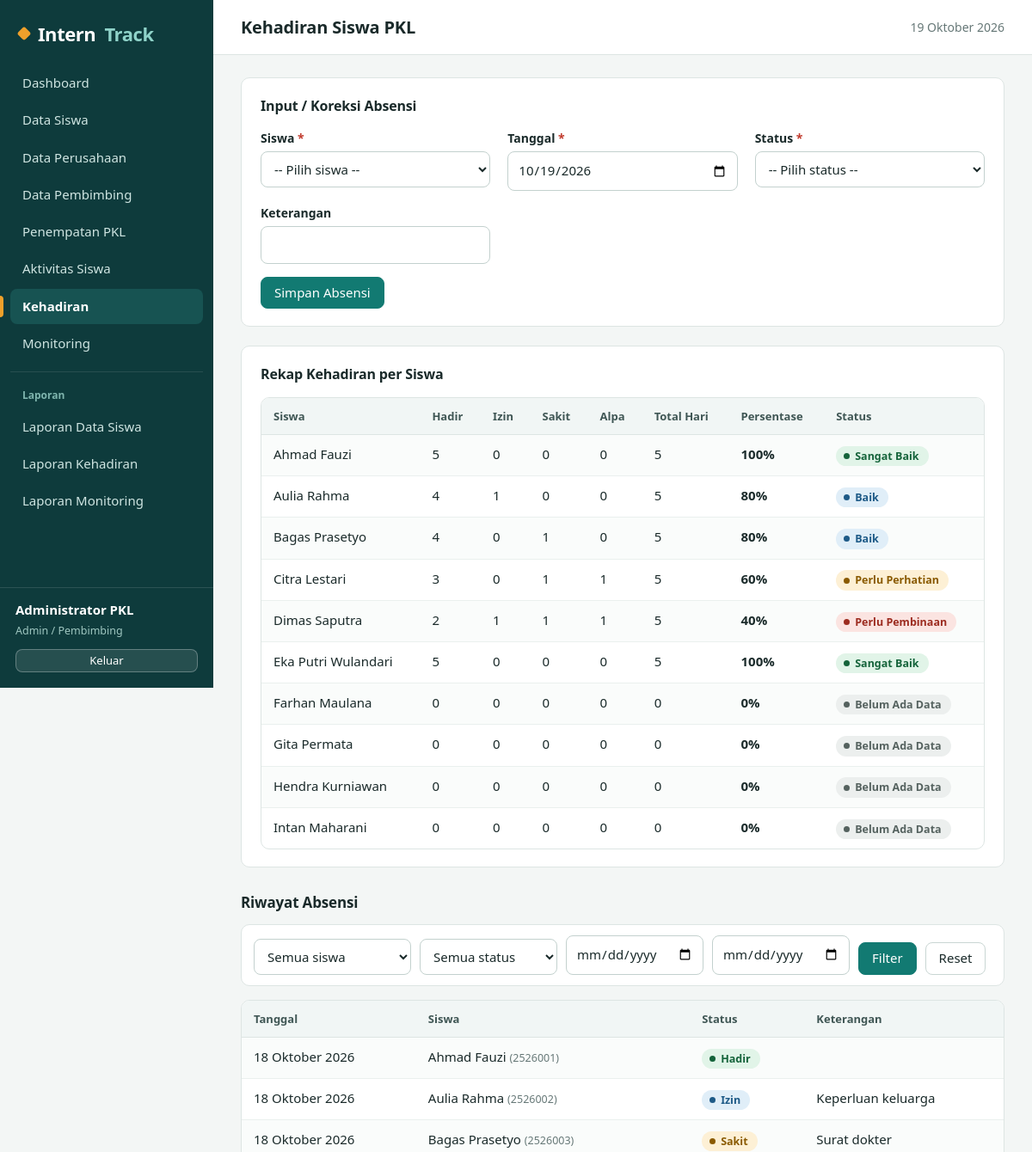
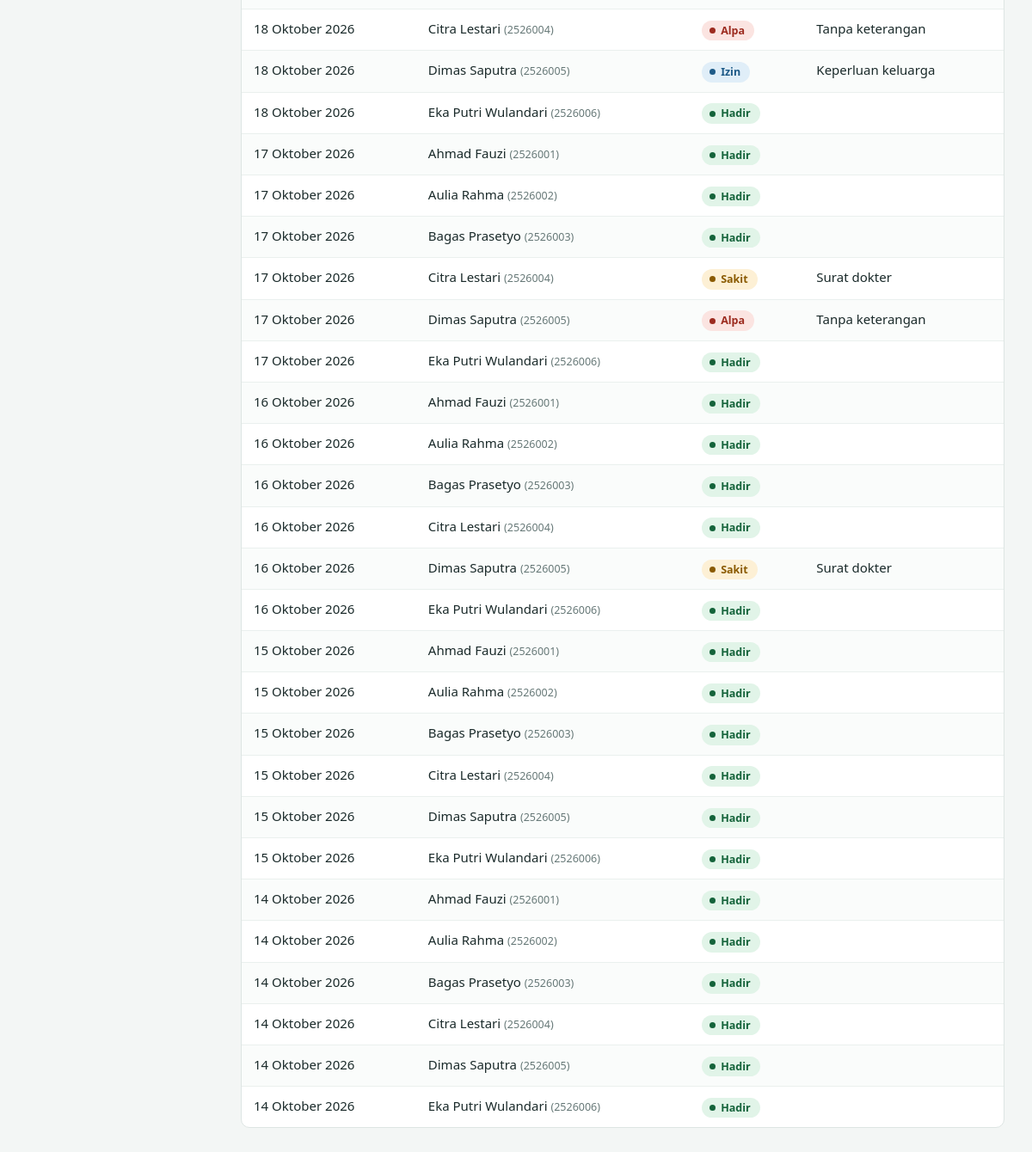
The page /admin/absensi.php (signed in) on the database its author committed (2 pictures, top to bottom).
### tables this page shows
CREATE TABLE penempatan (
  id_penempatan INT AUTO_INCREMENT PRIMARY KEY,
  id_siswa      INT NOT NULL UNIQUE,
  id_perusahaan INT NOT NULL,
  id_pembimbing INT NOT NULL,
  tgl_mulai     DATE NOT NULL,
  tgl_selesai   DATE NOT NULL,
  status        ENUM('Belum Mulai','Aktif','Selesai') NOT NULL DEFAULT 'Belum Mulai',
  CONSTRAINT fk_pen_siswa      FOREIGN KEY (id_siswa)      REFERENCES siswa(id_siswa)           ON DELETE CASCADE,
  CONSTRAINT fk_pen_perusahaan FOREIGN KEY (id_perusahaan) REFERENCES perusahaan(id_perusahaan) ON DELETE RESTRICT,
  CONSTRAINT fk_pen_pembimbing FOREIGN KEY (id_pembimbing) REFERENCES pembimbing(id_pembimbing) ON DELETE RESTRICT
);

CREATE TABLE siswa (
  id_siswa INT AUTO_INCREMENT PRIMARY KEY,
  id_user  INT NOT NULL UNIQUE,
  nis      VARCHAR(20)  NOT NULL UNIQUE,
  nama     VARCHAR(100) NOT NULL,
  kelas    VARCHAR(20),
  jurusan  VARCHAR(60),
  no_hp    VARCHAR(20),
  alamat   VARCHAR(255),
  CONSTRAINT fk_siswa_user FOREIGN KEY (id_user) REFERENCES users(id_user) ON DELETE CASCADE
);

CREATE TABLE absensi (
  id_absensi    INT AUTO_INCREMENT PRIMARY KEY,
  id_penempatan INT NOT NULL,
  tanggal       DATE NOT NULL,
  status        ENUM('Hadir','Izin','Sakit','Alpa') NOT NULL,
  keterangan    VARCHAR(255),
  UNIQUE KEY uq_absen_hari (id_penempatan, tanggal),
  CONSTRAINT fk_absen_pen FOREIGN KEY (id_penempatan) REFERENCES penempatan(id_penempatan) ON DELETE CASCADE
);

### config/database.php (called while the page is built, shortened)
<?php
function db(): PDO
{
    static $pdo = null;
    if ($pdo === null) {
        try {
            $pdo = new PDO(
                'mysql:host=' . DB_HOST . ';dbname=' . DB_NAME . ';charset=utf8mb4',
                DB_USER,
                DB_PASS,
                [
                    PDO::ATTR_ERRMODE            => PDO::ERRMODE_EXCEPTION,
                    PDO::ATTR_DEFAULT_FETCH_MODE => PDO::FETCH_ASSOC,
                ]
            );
        } catch (PDOException $ex) {
            http_response_code(500);
            exit('Koneksi database gagal. Pastikan database "interntrack" sudah diimpor dan config/database.php benar.');
        }
    }
    return $pdo;
}

### admin/absensi.php (the view, shortened to what this page needs)
<?php
require_once __DIR__ . '/../config/app.php';
$pdo = db();
$STATUS = ['Hadir', 'Izin', 'Sakit', 'Alpa'];
$in  = ['id_penempatan' => '', 'tanggal' => date('Y-m-d'), 'status' => '', 'keterangan' => ''];
$fs = (int)($_GET['siswa'] ?? 0);
$ft = $_GET['status'] ?? '';
$dr = $_GET['dari'] ?? '';
$sd = $_GET['sampai'] ?? '';
$w = ['1=1']; $pr = [];
$st = $pdo->prepare(
    'SELECT a.*, s.nama, s.nis FROM absensi a
     JOIN penempatan p ON p.id_penempatan = a.id_penempatan
     JOIN siswa s ON s.id_siswa = p.id_siswa
     WHERE ' . implode(' AND ', $w) . ' ORDER BY a.tanggal DESC, s.nama LIMIT 200'
);
$st->execute($pr);
$rows  = $st->fetchAll();
$rekap = rekap_kehadiran_semua();
$listPen = $pdo->query('SELECT p.id_penempatan, s.id_siswa, s.nis, s.nama FROM penempatan p JOIN siswa s ON s.id_siswa = p.id_siswa ORDER BY s.nama')->fetchAll();
$judul = 'Kehadiran Siswa PKL';
include __DIR__ . '/../includes/header.php';
?>
<div class="card">
    <h3>Input / Koreksi Absensi</h3>
    <form method="post" data-validate novalidate>
        <div class="form-grid">
            <div class="fg"><label>Siswa <b class="req">*</b></label>
                <select name="id_penempatan" required><?= opsi($listPen, 'id_penempatan', function ($r) { return $r['nis'] . ' - ' . $r['nama']; }, $in['id_penempatan'], '-- Pilih siswa --') ?></select></div>
            <?= field('Tanggal', 'tanggal', $in['tanggal'], 'date', true) ?>
            <div class="fg"><label>Status <b class="req">*</b></label>
                <select name="status" required><?= opsi_list($STATUS, $in['status'], '-- Pilih status --') ?></select></div>
            <?= field('Keterangan', 'keterangan', $in['keterangan']) ?>
        </div>
        <button class="btn btn-primary" type="submit">Simpan Absensi</button>
    </form>
</div>
<div class="card">
    <h3>Rekap Kehadiran per Siswa</h3>
    <div class="table-wrap"><table class="tbl">
        <tr><th>Siswa</th><th>Hadir</th><th>Izin</th><th>Sakit</th><th>Alpa</th><th>Total Hari</th><th>Persentase</th><th>Status</th></tr>
        <?php foreach ($rekap as $r): ?>
        <tr><td><?= e($r['nama']) ?></td><td><?= $r['hadir'] ?></td><td><?= $r['izin'] ?></td><td><?= $r['sakit'] ?></td><td><?= $r['alpa'] ?></td>
            <td><?= $r['total'] ?></td><td><b><?= $r['pct'] ?>%</b></td><td><?= badge($r['kategori']) ?></td></tr>
        <?php endforeach; if (!$rekap): ?><tr><td colspan="8" class="empty">Belum ada data.</td></tr><?php endif; ?>
    </table></div>
</div>
<h3>Riwayat Absensi</h3>
<form class="toolbar" method="get">
    <div class="fg"><select name="siswa"><?= opsi($listPen, 'id_siswa', 'nama', $fs, 'Semua siswa') ?></select></div>
    <div class="fg"><select name="status"><?= opsi_list($STATUS, $ft, 'Semua status') ?></select></div>
    <div class="fg"><input type="date" name="dari" value="<?= e($dr) ?>" title="Dari tanggal"></div>
    <div class="fg"><input type="date" name="sampai" value="<?= e($sd) ?>" title="Sampai tanggal"></div>
    <button class="btn btn-primary" type="submit">Filter</button>
    <a class="btn" href="<?= url('admin/absensi.php') ?>">Reset</a>
</form>
<div class="table-wrap"><table class="tbl">
    <tr><th>Tanggal</th><th>Siswa</th><th>Status</th><th>Keterangan</th></tr>
    <?php foreach ($rows as $r): ?>
    <tr><td><?= tgl_id($r['tanggal']) ?></td><td><?= e($r['nama']) ?> <small class="muted-t">(<?= e($r['nis']) ?>)</small></td><td><?= badge($r['status']) ?></td><td><?= e($r['keterangan']) ?></td></tr>
    <?php endforeach; if (!$rows): ?><tr><td colspan="4" class="empty">Tidak ada data absensi.</td></tr><?php endif; ?>
</table></div>
<?php include __DIR__ . '/../includes/footer.php'; ?>

### includes/header.php (shortened to what this page needs)
<?php
$u    = user();
$role = $u['role'] ?? '';
if ($role === 'admin') {
    $menu = [
        ['Dashboard', 'admin/dashboard.php'],
        ['Data Siswa', 'admin/siswa.php'],
        ['Data Perusahaan', 'admin/perusahaan.php'],
        ['Data Pembimbing', 'admin/pembimbing.php'],
        ['Penempatan PKL', 'admin/penempatan.php'],
        ['Aktivitas Siswa', 'admin/jurnal.php'],
        ['Kehadiran', 'admin/absensi.php'],
        ['Monitoring', 'admin/monitoring.php'],
        ['Laporan'],
        ['Laporan Data Siswa', 'laporan/siswa.php'],
        ['Laporan Kehadiran', 'laporan/kehadiran.php'],
        ['Laporan Monitoring', 'laporan/monitoring.php'],
    ];
}
$self = str_replace('\\', '/', $_SERVER['SCRIPT_NAME']);
?><!DOCTYPE html>
<html lang="id">
<head>
<link rel="stylesheet" href="<?= url('assets/css/style.css') ?>">
</head>
<body>
<aside class="side">
    <div class="brand">Intern<span>Track</span></div>
    <nav>
    <?php foreach ($menu as $m): ?>
        <?php if (count($m) === 1): ?>
            <div class="nav-h"><?= e($m[0]) ?></div>
        <?php else: $on = substr($self, -strlen('/' . $m[1])) === '/' . $m[1]; ?>
            <a class="<?= $on ? 'on' : '' ?>" href="<?= url($m[1]) ?>"><?= e($m[0]) ?></a>
        <?php endif; ?>
    <?php endforeach; ?>
    </nav>
    <div class="side-foot">
        <b><?= e($u['nama'] ?? '') ?></b>
        <small><?= $role === 'admin' ? 'Admin / Pembimbing' : 'Siswa' ?></small>
        <a class="btn btn-sm btn-light" href="<?= url('auth/logout.php') ?>">Keluar</a>
    </div>
</aside>
<main>
    <header class="top"><h1><?= e($judul ?? '') ?></h1><span class="tgl"><?= tgl_id(date('Y-m-d')) ?></span></header>
    <section class="content">

### config/app.php (shortened to what this page needs)
<?php
require_once __DIR__ . '/database.php';
function e($v): string { return htmlspecialchars((string)$v, ENT_QUOTES, 'UTF-8'); }
function url(string $p = ''): string { return BASE_URL . '/' . ltrim($p, '/'); }
function user() { return $_SESSION['user'] ?? null; }
function kategori_kehadiran(float $pct, int $total = 1): string
{
    if ($total <= 0) { return 'Belum Ada Data'; }
    if ($pct >= 90) { return 'Sangat Baik'; }
    if ($pct >= 75) { return 'Baik'; }
    if ($pct >= 60) { return 'Perlu Perhatian'; }
    return 'Perlu Pembinaan';
}
function rekap_kehadiran_semua(string $where = '1=1', array $params = []): array
{
    $sql = "SELECT p.id_penempatan, s.id_siswa, s.nis, s.nama, s.kelas, s.jurusan,
                   pr.nama_perusahaan, pb.nama AS pembimbing, p.status,
                   COUNT(a.id_absensi) AS total,
                   COALESCE(SUM(a.status = 'Hadir'), 0) AS hadir,
                   COALESCE(SUM(a.status = 'Izin'), 0)  AS izin,
                   COALESCE(SUM(a.status = 'Sakit'), 0) AS sakit,
                   COALESCE(SUM(a.status = 'Alpa'), 0)  AS alpa
            FROM penempatan p
            JOIN siswa s       ON s.id_siswa = p.id_siswa
            JOIN perusahaan pr ON pr.id_perusahaan = p.id_perusahaan
            JOIN pembimbing pb ON pb.id_pembimbing = p.id_pembimbing
            LEFT JOIN absensi a ON a.id_penempatan = p.id_penempatan
            WHERE $where
            GROUP BY p.id_penempatan, s.id_siswa, s.nis, s.nama, s.kelas, s.jurusan,
                     pr.nama_perusahaan, pb.nama, p.status
            ORDER BY s.nama";
    $st = db()->prepare($sql);
    $st->execute($params);
    $rows = $st->fetchAll();
    foreach ($rows as &$r) {
        $r['pct'] = $r['total'] > 0 ? round($r['hadir'] / $r['total'] * 100, 1) : 0;
    }
    return $rows;
}
function tgl_id(?string $d): string
{
    $bln = ['', 'Januari', 'Februari', 'Maret', 'April', 'Mei', 'Juni', 'Juli', 'Agustus', 'September', 'Oktober', 'November', 'Desember'];
    $t = strtotime($d);
    return date('j', $t) . ' ' . $bln[(int)date('n', $t)] . ' ' . date('Y', $t);
}
function badge(string $teks): string
{
    $map = [
        'Sangat Baik' => 'ok', 'Baik' => 'info', 'Perlu Perhatian' => 'warn', 'Perlu Pembinaan' => 'bad',
        'Aktif' => 'ok', 'Selesai' => 'info', 'Belum Mulai' => 'muted', 'Belum Ada Data' => 'muted',
        'Hadir' => 'ok', 'Izin' => 'info', 'Sakit' => 'warn', 'Alpa' => 'bad',
    ];
    return '<span class="badge b-' . ($map[$teks] ?? 'muted') . '">' . e($teks) . '</span>';
}
function field(string $label, string $name, $val = '', string $type = 'text', bool $req = false, string $extra = ''): string
{
    $r = $req ? 'required' : '';
    $in = $type === 'textarea'
        ? '<textarea id="' . e($name) . '" name="' . e($name) . '" rows="3" ' . $r . ' ' . $extra . '>' . e($val) . '</textarea>'
        : '<input id="' . e($name) . '" type="' . e($type) . '" name="' . e($name) . '" value="' . e($val) . '" ' . $r . ' ' . $extra . '>';
    return '<div class="fg"><label for="' . e($name) . '">' . e($label) . ($req ? ' <b class="req">*</b>' : '') . '</label>' . $in . '</div>';
}
function opsi(array $rows, string $k, $lab, $sel = null, ?string $kosong = null): string
{
    $h = $kosong !== null ? '<option value="">' . e($kosong) . '</option>' : '';
    foreach ($rows as $r) {
        $label = $lab instanceof Closure ? $lab($r) : $r[$lab];
        $h .= '<option value="' . e($r[$k]) . '"' . ((string)$r[$k] === (string)$sel ? ' selected' : '') . '>' . e($label) . '</option>';
    }
    return $h;
}
function opsi_list(array $vals, $sel = null, ?string $kosong = null): string
{
    $h = $kosong !== null ? '<option value="">' . e($kosong) . '</option>' : '';
    foreach ($vals as $v) {
        $h .= '<option value="' . e($v) . '"' . ((string)$v === (string)$sel ? ' selected' : '') . '>' . e($v) . '</option>';
    }
    return $h;
}

### includes/footer.php (shortened to what this page needs)
    </section>
</main>
</body>
</html>

### rows shown on the page
penempatan: id_siswa.nama "Ahmad Fauzi", hadir "5", izin "0", sakit "0", alpa "0", total "5", pct "100", teks "Sangat Baik"
penempatan: id_siswa.nama "Aulia Rahma", hadir "4", izin "1", sakit "0", alpa "0", total "5", pct "80", teks "Baik"
penempatan: id_siswa.nama "Bagas Prasetyo", hadir "4", izin "0", sakit "1", alpa "0", total "5", pct "80", teks "Baik"
penempatan: id_siswa.nama "Citra Lestari", hadir "3", izin "0", sakit "1", alpa "1", total "5", pct "60", teks "Perlu Perhatian"
penempatan: id_siswa.nama "Dimas Saputra", hadir "2", izin "1", sakit "1", alpa "1", total "5", pct "40", teks "Perlu Pembinaan"
penempatan: id_siswa.nama "Eka Putri Wulandari", hadir "5", izin "0", sakit "0", alpa "0", total "5", pct "100", teks "Sangat Baik"
penempatan: id_siswa.nama "Farhan Maulana", hadir "0", izin "0", sakit "0", alpa "0", total "0", pct "0", teks "Belum Ada Data"
penempatan: id_siswa.nama "Gita Permata", hadir "0", izin "0", sakit "0", alpa "0", total "0", pct "0", teks "Belum Ada Data"
penempatan: id_siswa.nama "Hendra Kurniawan", hadir "0", izin "0", sakit "0", alpa "0", total "0", pct "0", teks "Belum Ada Data"
penempatan: id_siswa.nama "Intan Maharani", hadir "0", izin "0", sakit "0", alpa "0", total "0", pct "0", teks "Belum Ada Data"
absensi: tanggal "18 Oktober 2026", siswa.nama "Ahmad Fauzi", siswa.nis "2526001", status "Hadir"
absensi: tanggal "18 Oktober 2026", siswa.nama "Aulia Rahma", siswa.nis "2526002", status "Izin", keterangan "Keperluan keluarga"
absensi: tanggal "18 Oktober 2026", siswa.nama "Bagas Prasetyo", siswa.nis "2526003", status "Sakit", keterangan "Surat dokter"
absensi: tanggal "18 Oktober 2026", siswa.nama "Citra Lestari", siswa.nis "2526004", status "Alpa", keterangan "Tanpa keterangan"
absensi: tanggal "18 Oktober 2026", siswa.nama "Dimas Saputra", siswa.nis "2526005", status "Izin", keterangan "Keperluan keluarga"
absensi: tanggal "18 Oktober 2026", siswa.nama "Eka Putri Wulandari", siswa.nis "2526006", status "Hadir"
absensi: tanggal "17 Oktober 2026", siswa.nama "Ahmad Fauzi", siswa.nis "2526001", status "Hadir"
absensi: tanggal "17 Oktober 2026", siswa.nama "Aulia Rahma", siswa.nis "2526002", status "Hadir"
absensi: tanggal "17 Oktober 2026", siswa.nama "Bagas Prasetyo", siswa.nis "2526003", status "Hadir"
absensi: tanggal "17 Oktober 2026", siswa.nama "Citra Lestari", siswa.nis "2526004", status "Sakit", keterangan "Surat dokter"
absensi: tanggal "17 Oktober 2026", siswa.nama "Dimas Saputra", siswa.nis "2526005", status "Alpa", keterangan "Tanpa keterangan"
absensi: tanggal "17 Oktober 2026", siswa.nama "Eka Putri Wulandari", siswa.nis "2526006", status "Hadir"
absensi: tanggal "16 Oktober 2026", siswa.nama "Ahmad Fauzi", siswa.nis "2526001", status "Hadir"
absensi: tanggal "16 Oktober 2026", siswa.nama "Aulia Rahma", siswa.nis "2526002", status "Hadir"
absensi: tanggal "16 Oktober 2026", siswa.nama "Bagas Prasetyo", siswa.nis "2526003", status "Hadir"
absensi: tanggal "16 Oktober 2026", siswa.nama "Citra Lestari", siswa.nis "2526004", status "Hadir"
absensi: tanggal "16 Oktober 2026", siswa.nama "Dimas Saputra", siswa.nis "2526005", status "Sakit", keterangan "Surat dokter"
absensi: tanggal "16 Oktober 2026", siswa.nama "Eka Putri Wulandari", siswa.nis "2526006", status "Hadir"
absensi: tanggal "15 Oktober 2026", siswa.nama "Ahmad Fauzi", siswa.nis "2526001", status "Hadir"
absensi: tanggal "15 Oktober 2026", siswa.nama "Aulia Rahma", siswa.nis "2526002", status "Hadir"
absensi: tanggal "15 Oktober 2026", siswa.nama "Bagas Prasetyo", siswa.nis "2526003", status "Hadir"
absensi: tanggal "15 Oktober 2026", siswa.nama "Citra Lestari", siswa.nis "2526004", status "Hadir"
absensi: tanggal "15 Oktober 2026", siswa.nama "Dimas Saputra", siswa.nis "2526005", status "Hadir"
absensi: tanggal "15 Oktober 2026", siswa.nama "Eka Putri Wulandari", siswa.nis "2526006", status "Hadir"
absensi: tanggal "14 Oktober 2026", siswa.nama "Ahmad Fauzi", siswa.nis "2526001", status "Hadir"
absensi: tanggal "14 Oktober 2026", siswa.nama "Aulia Rahma", siswa.nis "2526002", status "Hadir"
absensi: tanggal "14 Oktober 2026", siswa.nama "Bagas Prasetyo", siswa.nis "2526003", status "Hadir"
absensi: tanggal "14 Oktober 2026", siswa.nama "Citra Lestari", siswa.nis "2526004", status "Hadir"
absensi: tanggal "14 Oktober 2026", siswa.nama "Dimas Saputra", siswa.nis "2526005", status "Hadir"
absensi: tanggal "14 Oktober 2026", siswa.nama "Eka Putri Wulandari", siswa.nis "2526006", status "Hadir"

### other values the page prints
$m[0] "Dashboard"
$m[0] "Data Siswa"
$m[0] "Data Perusahaan"
$m[0] "Data Pembimbing"
$m[0] "Penempatan PKL"
$m[0] "Aktivitas Siswa"
$m[0] "Kehadiran"
$m[0] "Monitoring"
$m[0] "Laporan"
$m[0] "Laporan Data Siswa"
$m[0] "Laporan Kehadiran"
$m[0] "Laporan Monitoring"
$u['nama'] "Administrator PKL"
$judul "Kehadiran Siswa PKL"
$label "Tanggal Keterangan"
